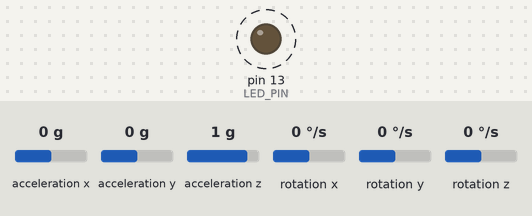
The sketch below on a simulated Arduino Uno, built with avr-gcc and run on an emulated ATmega328P. On the bench: output pins drawn as LEDs (lit = HIGH). Dashed ring = blinking. The inputs (shaded band) are chosen by the test bench; at power-on: acceleration x 0 g, acceleration y 0 g, acceleration z 1 g, rotation x 0 °/s, rotation y 0 °/s, rotation z 0 °/s. What the sketch prints to the serial monitor is not drawn.

Above: at 0.2 s.
Timing chart, 0 to 3.0 s (numbered marks = the images above):
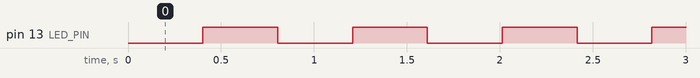

Measured:
- by itself, pin 13 (LED_PIN): alternates HIGH for 0.40 s and LOW for 0.40 s

The sketch:

callibrate_gyro.ino
```cpp
// I2C device class (I2Cdev) demonstration Arduino sketch for MPU6050 class
// 10/7/2011 by Jeff Rowberg <jeff@rowberg.net>
// Updates should (hopefully) always be available at https://github.com/jrowberg/i2cdevlib
//
// Changelog:
//      2013-05-08 - added multiple output formats
//                 - added seamless Fastwire support
//      2011-10-07 - initial release

/* ============================================
I2Cdev device library code is placed under the MIT license
Copyright (c) 2011 Jeff Rowberg

Permission is hereby granted, free of charge, to any person obtaining a copy
of this software and associated documentation files (the "Software"), to deal
in the Software without restriction, including without limitation the rights
to use, copy, modify, merge, publish, distribute, sublicense, and/or sell
copies of the Software, and to permit persons to whom the Software is
furnished to do so, subject to the following conditions:

The above copyright notice and this permission notice shall be included in
all copies or substantial portions of the Software.

THE SOFTWARE IS PROVIDED "AS IS", WITHOUT WARRANTY OF ANY KIND, EXPRESS OR
IMPLIED, INCLUDING BUT NOT LIMITED TO THE WARRANTIES OF MERCHANTABILITY,
FITNESS FOR A PARTICULAR PURPOSE AND NONINFRINGEMENT. IN NO EVENT SHALL THE
AUTHORS OR COPYRIGHT HOLDERS BE LIABLE FOR ANY CLAIM, DAMAGES OR OTHER
LIABILITY, WHETHER IN AN ACTION OF CONTRACT, TORT OR OTHERWISE, ARISING FROM,
OUT OF OR IN CONNECTION WITH THE SOFTWARE OR THE USE OR OTHER DEALINGS IN
THE SOFTWARE.
===============================================
*/

// I2Cdev and MPU6050 must be installed as libraries, or else the .cpp/.h files
// for both classes must be in the include path of your project
#include "I2Cdev.h"
#include "MPU6050.h"

// Arduino Wire library is required if I2Cdev I2CDEV_ARDUINO_WIRE implementation
// is used in I2Cdev.h
#if I2CDEV_IMPLEMENTATION == I2CDEV_ARDUINO_WIRE
    #include "Wire.h"
#endif

// class default I2C address is 0x68
// specific I2C addresses may be passed as a parameter here
// AD0 low = 0x68 (default for InvenSense evaluation board)
// AD0 high = 0x69
MPU6050 accelgyro;
//MPU6050 accelgyro(0x69); // <-- use for AD0 high

int16_t ax, ay, az;
int16_t gx, gy, gz;

#define OUTPUT_READABLE_ACCELGYRO_AVERAGED

// uncomment "OUTPUT_READABLE_ACCELGYRO" if you want to see a tab-separated
// list of the accel X/Y/Z and then gyro X/Y/Z values in decimal. Easy to read,
// not so easy to parse, and slow(er) over UART.
//#define OUTPUT_READABLE_ACCELGYRO

// uncomment "OUTPUT_BINARY_ACCELGYRO" to send all 6 axes of data as 16-bit
// binary, one right after the other. This is very fast (as fast as possible
// without compression or data loss), and easy to parse, but impossible to read
// for a human.
//#define OUTPUT_BINARY_ACCELGYRO


#define LED_PIN 13
bool blinkState = false;

void setup() {
    // join I2C bus (I2Cdev library doesn't do this automatically)
    #if I2CDEV_IMPLEMENTATION == I2CDEV_ARDUINO_WIRE
        Wire.begin();
    #elif I2CDEV_IMPLEMENTATION == I2CDEV_BUILTIN_FASTWIRE
        Fastwire::setup(400, true);
    #endif

    // initialize serial communication
    // (38400 chosen because it works as well at 8MHz as it does at 16MHz, but
    // it's really up to you depending on your project)
    Serial.begin(115200);

    // initialize device
    Serial.println("Initializing I2C devices...");
    accelgyro.initialize();

    // verify connection
    //Serial.println("Testing device connections...");
    //Serial.println(accelgyro.testConnection() ? "MPU6050 connection successful" : "MPU6050 connection failed");

    // use the code below to change accel/gyro offset values

    Serial.println("Updating internal sensor offsets...");
    // -76  -2359 1688  0 0 0
  /*  Serial.print(accelgyro.getXAccelOffset()); Serial.print("\t"); // -76
    Serial.print(accelgyro.getYAccelOffset()); Serial.print("\t"); // -2359
    Serial.print(accelgyro.getZAccelOffset()); Serial.print("\t"); // 1688
    Serial.print(accelgyro.getXGyroOffset()); Serial.print("\t"); // 0
    Serial.print(accelgyro.getYGyroOffset()); Serial.print("\t"); // 0
    Serial.print(accelgyro.getZGyroOffset()); Serial.print("\t"); // 0
    Serial.print("\n");*/
    // KL
    //1. set these to 0
    //2. enter pseudo random #s till they are all 0 in terminal execpt accel Z (16384)
    //   note - #s are'nt just the inverse of what's on the terminal window.
    accelgyro.setXAccelOffset(1600);
    accelgyro.setYAccelOffset(-4760);
    accelgyro.setZAccelOffset(1745);
    accelgyro.setXGyroOffset(119);
    accelgyro.setYGyroOffset(-4);
    accelgyro.setZGyroOffset(19);

//    accelgyro.setXAccelOffset(0);
//    accelgyro.setYAccelOffset(0);
//    accelgyro.setZAccelOffset(0);
//    accelgyro.setXGyroOffset(0);
//    accelgyro.setYGyroOffset(0);
//    accelgyro.setZGyroOffset(0);

   /* Serial.print(accelgyro.getXAccelOffset()); Serial.print("\t"); // -76
    Serial.print(accelgyro.getYAccelOffset()); Serial.print("\t"); // -2359
    Serial.print(accelgyro.getZAccelOffset()); Serial.print("\t"); // 1688
    Serial.print(accelgyro.getXGyroOffset()); Serial.print("\t"); // 0
    Serial.print(accelgyro.getYGyroOffset()); Serial.print("\t"); // 0
    Serial.print(accelgyro.getZGyroOffset()); Serial.print("\t"); // 0
    Serial.print("\n");*/


    // configure Arduino LED for
    pinMode(LED_PIN, OUTPUT);
}

void loop() {


    #ifdef OUTPUT_READABLE_ACCELGYRO_AVERAGED
        // read raw accel/gyro measurements from device
        float t_ax = 0;
        float t_ay = 0;
        float t_az = 0;
        float t_gx = 0;
        float t_gy = 0;
        float t_gz = 0;

        int count = 100;
        for (int i = 0; i<count;i++)
        {
          accelgyro.getMotion6(&ax, &ay, &az, &gx, &gy, &gz);
          t_ax += ax;
          t_ay += ay;
          t_az += az;
          t_gx += gx;
          t_gy += gy;
          t_gz += gz;

        }


        float avg_ax = t_ax/count;
        float avg_ay = t_ay/count;
        float avg_az = t_az/count;
        float avg_gx = t_gx/count;
        float avg_gy = t_gy/count;
        float avg_gz = t_gz/count;
        // these methods (and a few others) are also available
        //accelgyro.getAcceleration(&ax, &ay, &az);
        //accelgyro.getRotation(&gx, &gy, &gz);


        // display tab-separated accel/gyro x/y/z values
        Serial.print("a/g:\t");
        Serial.print(avg_ax); Serial.print("\t");
        Serial.print(avg_ay); Serial.print("\t");
        Serial.print(avg_az); Serial.print("\t");
        Serial.print(avg_gx); Serial.print("\t");
        Serial.print(avg_gy); Serial.print("\t");
        Serial.println(avg_gz);
    #endif

    #ifdef OUTPUT_READABLE_ACCELGYRO
        accelgyro.getMotion6(&ax, &ay, &az, &gx, &gy, &gz);
        // display tab-separated accel/gyro x/y/z values
        Serial.print("a/g:\t");
        Serial.print(ax); Serial.print("\t");
        Serial.print(ay); Serial.print("\t");
        Serial.print(az); Serial.print("\t");
        Serial.print(gx); Serial.print("\t");
        Serial.print(gy); Serial.print("\t");
        Serial.println(gz);
    #endif

    #ifdef OUTPUT_BINARY_ACCELGYRO
        Serial.write((uint8_t)(ax >> 8)); Serial.write((uint8_t)(ax & 0xFF));
        Serial.write((uint8_t)(ay >> 8)); Serial.write((uint8_t)(ay & 0xFF));
        Serial.write((uint8_t)(az >> 8)); Serial.write((uint8_t)(az & 0xFF));
        Serial.write((uint8_t)(gx >> 8)); Serial.write((uint8_t)(gx & 0xFF));
        Serial.write((uint8_t)(gy >> 8)); Serial.write((uint8_t)(gy & 0xFF));
        Serial.write((uint8_t)(gz >> 8)); Serial.write((uint8_t)(gz & 0xFF));
    #endif

    // blink LED to indicate activity
    blinkState = !blinkState;
    digitalWrite(LED_PIN, blinkState);
}
```
